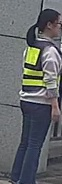
#> input picture Python/yes/1_ (1002).jpg, 62 x 184 px, found by its file name; its folder holds only this picture in this run
$ python sobel.py   (older library calls are emulated)
#> lines starting #> are read from the running program, lines starting #| are printed output that depends on the picture
import cv2
import numpy as np
import os
from sklearn.externals import joblib

IMG_PATH = './jpg/yes'


def binaryFilter(image, number):
    img = image.copy()
    h, w = img.shape
    sizeh, sizew = 1, w // 15

    contours, hierarchy = cv2.findContours(img, cv2.RETR_TREE, cv2.CHAIN_APPROX_SIMPLE)
    for i in range(len(contours)):
        area = cv2.contourArea(contours[i])
        x, y, ww, hh = cv2.boundingRect(contours[i])
        if area <= 50:
            img[y:y + hh][x:x + ww] = 0

    for i in range(0, h, sizeh):
        for j in range(number, w - sizew, sizew):
            sum = np.sum(image[i:i + sizeh, j:j + sizew])
            if sum // 255 >= sizeh * sizew // 5:
                img[i:i + sizeh, j:j + sizew] = 255
            else:
                img[i:i + sizeh, j:j + sizew] = 0
    return np.uint8(img)


# [42 lines of commented-out code are left out]

def goalFinder(image):
    # load
    clf = joblib.load('./pythonLogisticRegressionModel.xml')
    image = cv2.resize(image, (100, 300))
    image = np.array(image)/255
    image = image.reshape(1, 90000)
    pred = clf.predict_proba(image)
    print(pred)
    if pred[0][1] >= pred[0][0]:
        return 'yes'
    else:
        return 'no'


def logImage(IMG_PATH):
#> called with IMG_PATH = './jpg/yes/1_ (1002).jpg'
    print(IMG_PATH)
    image = cv2.imread(IMG_PATH)
#> image is the input picture: shape (184, 62, 3); mean B, G, R 104.1, 101.5, 99.1
    cv2.imshow('origin.jpg', image)
    image = cv2.resize(image, (200,500))
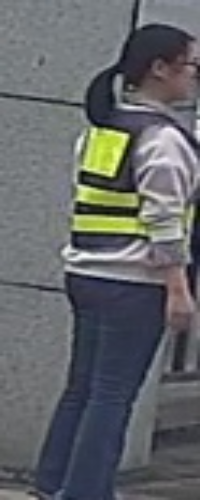
#> image: shape (500, 200, 3); mean B, G, R 104, 101.4, 99
    image = cv2.medianBlur(image, 5)
    return image


def search(image):
    h, w, t = image.shape
#> h = 500; w = 200; t = 3
    # [33 lines of commented-out code are left out]

    goal = goalFinder(image)
    if goal == 'yes':
        cv2.putText(image, 'Yes', (0, 40), cv2.FONT_HERSHEY_COMPLEX, 1.2, (0, 255, 0), 2)
        # cv2.imshow('result', image)
        # cv2.waitKey(0)
        return 'yes'
    else:
        cv2.putText(image, 'No', (0, 40), cv2.FONT_HERSHEY_COMPLEX, 1.2, (0, 0, 255), 2)
        # cv2.imshow('result', image)
        # cv2.waitKey(0)
        return 'no'


if __name__ == '__main__':
    nbOfYes = 0
    nbOfNo = 0
    for f in os.listdir(IMG_PATH):
        abs_file = os.path.join(IMG_PATH,f)
        if os.path.isfile(abs_file):
            image = logImage(abs_file)
#> (the run stopped early here; a loop or call above may not have finished)

$ run again, on Python/yes/1_ (1117).jpg
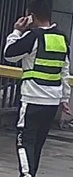
#> input picture Python/yes/1_ (1117).jpg, 73 x 177 px, found by its file name
#> in logImage, image is the input picture: shape (177, 73, 3); mean B, G, R 90.4, 91.3, 88.5
#> in logImage, `image = cv2.resize(image, (200,500))`:
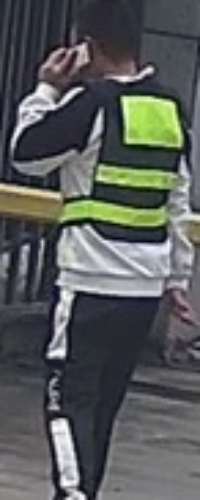
#> image: shape (500, 200, 3); mean B, G, R 90.2, 91.2, 88.3

$ run again, on Python/yes/1_ (1134).jpg
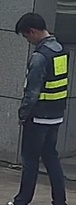
#> input picture Python/yes/1_ (1134).jpg, 76 x 205 px, found by its file name
#> in logImage, image is the input picture: shape (205, 76, 3); mean B, G, R 74.6, 72.5, 68.4
#> in logImage, `image = cv2.resize(image, (200,500))`:
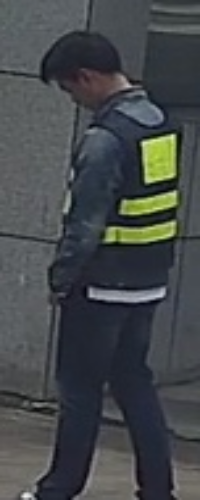
#> image: shape (500, 200, 3); mean B, G, R 74.5, 72.4, 68.3

$ run again, on Python/yes/1_ (1141).jpg
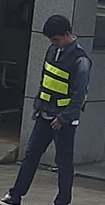
#> input picture Python/yes/1_ (1141).jpg, 105 x 205 px, found by its file name
#> in logImage, image is the input picture: shape (205, 105, 3); mean B, G, R 66.6, 64.2, 61.1
#> in logImage, `image = cv2.resize(image, (200,500))`:
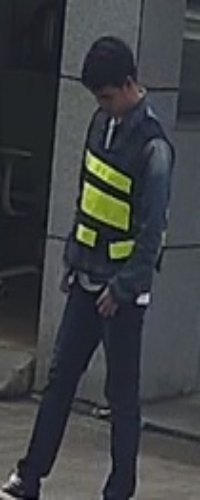
#> image: shape (500, 200, 3); mean B, G, R 66.5, 64.1, 61

$ run again, on Python/yes/1_ (1030).jpg
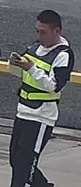
#> input picture Python/yes/1_ (1030).jpg, 81 x 187 px, found by its file name
#> in logImage, image is the input picture: shape (187, 81, 3); mean B, G, R 102.6, 101.4, 100.4
#> in logImage, `image = cv2.resize(image, (200,500))`:
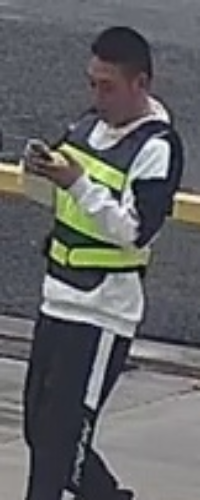
#> image: shape (500, 200, 3); mean B, G, R 102.5, 101.3, 100.2
